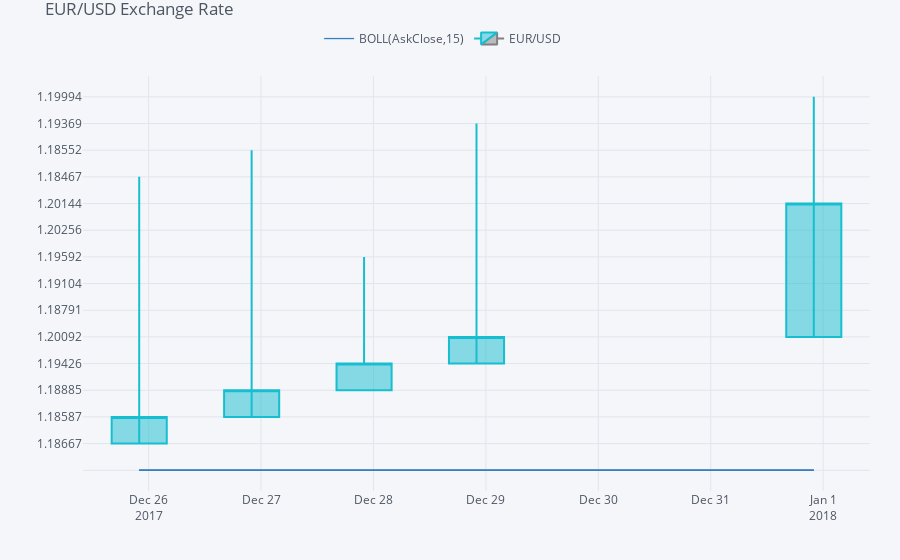

Notebook source saved alongside this figure:
### Code cell
plyo.iplot(qf.iplot(asFigure=True), 
image='png', 
filename='qf_02')

### Figure 1 — Plotly figure (JSON) as saved in the notebook; plotly's stock layout.template omitted (floating-point values rounded to 4 significant figures)
{"data": [{"legendgroup": "BOLL(AskClose,15)", "line": {"color": "rgba(55, 128, 191, 1.0)", "dash": "solid", "shape": "linear", "width": 1.3}, "mode": "lines", "name": "BOLL(AskClose,15)", "showlegend": true, "text": "", "type": "scatter", "x": ["2017-12-25 22:00:00", "2017-12-26 22:00:00", "2017-12-27 22:00:00", "2017-12-28 22:00:00", "2017-12-31 22:00:00"], "y": ["", "", "", "", ""], "yaxis": "y2"}, {"legendgroup": "BOLL(AskClose,15)", "line": {"color": "rgba(55, 128, 191, 0.8999999999999999)", "dash": "solid", "shape": "linear", "width": 1.3}, "mode": "lines", "name": "UPPER(AskClose,15)", "showlegend": false, "text": "", "type": "scatter", "x": ["2017-12-25 22:00:00", "2017-12-26 22:00:00", "2017-12-27 22:00:00", "2017-12-28 22:00:00", "2017-12-31 22:00:00"], "y": ["", "", "", "", ""], "yaxis": "y2"}, {"fill": "tonexty", "fillcolor": "rgba(55, 128, 191, 0.1)", "legendgroup": "BOLL(AskClose,15)", "line": {"color": "rgba(55, 128, 191, 0.7999999999999998)", "dash": "solid", "shape": "linear", "width": 1.3}, "mode": "lines", "name": "LOWER(AskClose,15)", "showlegend": false, "text": "", "type": "scatter", "x": ["2017-12-25 22:00:00", "2017-12-26 22:00:00", "2017-12-27 22:00:00", "2017-12-28 22:00:00", "2017-12-31 22:00:00"], "y": ["", "", "", "", ""], "yaxis": "y2"}, {"close": [1.186, 1.189, 1.194, 1.201, 1.201], "decreasing": {"line": {"color": "#808080"}}, "high": [1.188, 1.191, 1.196, 1.203, 1.201], "increasing": {"line": {"color": "#17BECF"}}, "low": [1.185, 1.186, 1.189, 1.194, 1.2], "name": "EUR/USD", "open": [1.187, 1.186, 1.189, 1.194, 1.201], "showlegend": true, "type": "candlestick", "x": ["2017-12-25 22:00:00", "2017-12-26 22:00:00", "2017-12-27 22:00:00", "2017-12-28 22:00:00", "2017-12-31 22:00:00"], "yaxis": "y2"}], "layout": {"legend": {"bgcolor": "#F5F6F9", "font": {"color": "#4D5663"}, "orientation": "h", "x": 0.3, "y": 0.95, "yanchor": "bottom"}, "margin": {"b": 30, "l": 30, "r": 30, "t": 30}, "paper_bgcolor": "#F5F6F9", "plot_bgcolor": "#F5F6F9", "showlegend": true, "title": {"font": {"color": "#4D5663"}, "text": "EUR/USD Exchange Rate"}, "xaxis": {"anchor": "y2", "gridcolor": "#E1E5ED", "rangeselector": {"bgcolor": "rgba(150, 200, 250, 1)", "buttons": [{"count": 1, "label": "1m", "step": "month", "stepmode": "backward"}, {"count": 1, "label": "1y", "step": "year", "stepmode": "backward"}], "font": {"size": 13}, "visible": false, "x": 0, "y": 0.9}, "rangeslider": {"visible": false}, "showgrid": true, "tickfont": {"color": "#4D5663"}, "title": {"font": {"color": "#4D5663"}, "text": ""}, "zerolinecolor": "#E1E5ED"}, "yaxis": {"gridcolor": "#E1E5ED", "showgrid": true, "showticklabels": false, "tickfont": {"color": "#4D5663"}, "title": {"font": {"color": "#4D5663"}, "text": ""}, "zerolinecolor": "#E1E5ED"}, "yaxis2": {"domain": [0, 0.9], "gridcolor": "#E1E5ED", "showgrid": true, "tickfont": {"color": "#4D5663"}, "title": {"font": {"color": "#4D5663"}, "text": ""}, "zerolinecolor": "#E1E5ED"}}}
